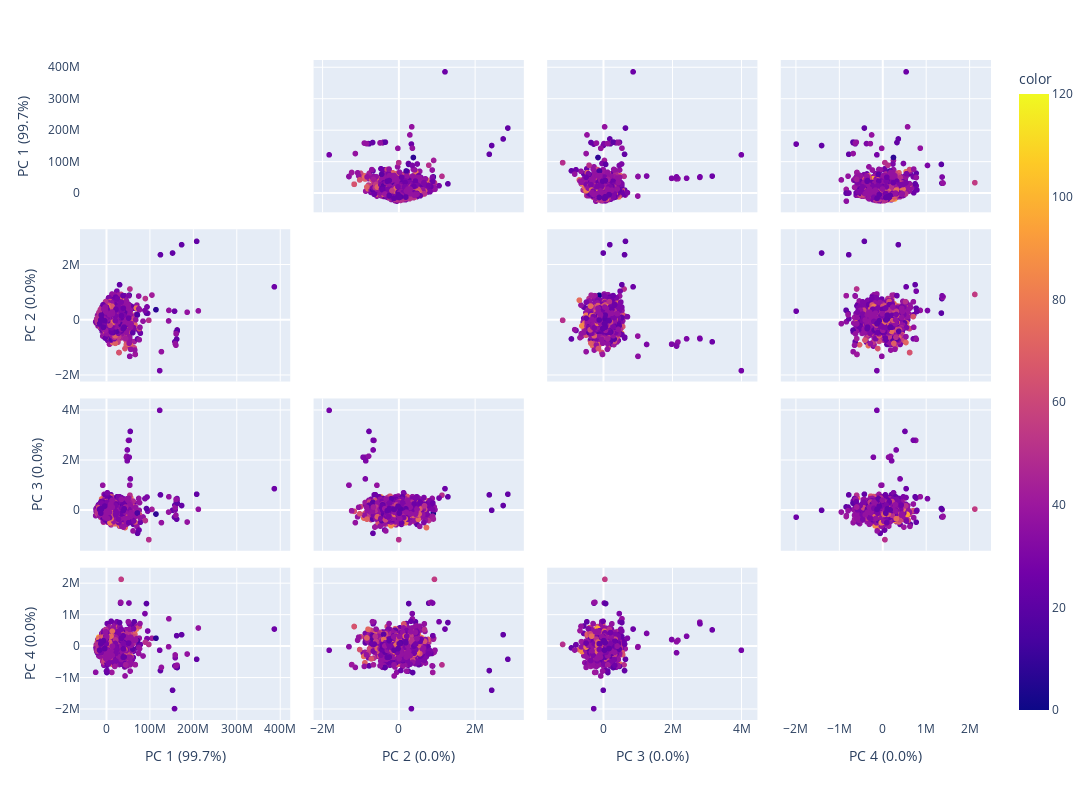

The cell this chart's notebook holds for it:
### Code cell
labels = {
    str(i): f"PC {i+1} ({var:.1f}%)"
    for i, var in enumerate(pca.explained_variance_ratio_ * 100)
}

fig = px.scatter_matrix(
    pca_data,
    labels=labels,
    dimensions=range(4),
    color=expanded_data["TEMPERATURE OPTIMUM"]
)
fig.update_traces(diagonal_visible=False)

fig.update_layout(
                  dragmode='select',
                  width=1500,
                  height=800,
                  hovermode='closest')
fig.show()

### Figure 1 — Plotly figure (JSON) as saved in the notebook; plotly's stock layout.template omitted (floating-point values rounded to 4 significant figures; data arrays with more than 128 entries replaced by an {"elided": "..."} marker saying what was removed)
{"data": [{"diagonal": {"visible": false}, "dimensions": [{"axis": {"matches": true}, "label": "PC 1 (99.7%)", "values": {"elided": "9502 float values"}}, {"axis": {"matches": true}, "label": "PC 2 (0.0%)", "values": {"elided": "9502 float values"}}, {"axis": {"matches": true}, "label": "PC 3 (0.0%)", "values": {"elided": "9502 float values"}}, {"axis": {"matches": true}, "label": "PC 4 (0.0%)", "values": {"elided": "9502 float values"}}], "hovertemplate": "%{xaxis.title.text}=%{x}<br>%{yaxis.title.text}=%{y}<br>color=%{marker.color}<extra></extra>", "legendgroup": "", "marker": {"color": {"elided": "9502 float values"}, "coloraxis": "coloraxis", "symbol": "circle"}, "name": "", "showlegend": false, "type": "splom"}], "layout": {"coloraxis": {"colorbar": {"title": {"text": "color"}}, "colorscale": [[0, "#0d0887"], [0.1111, "#46039f"], [0.2222, "#7201a8"], [0.3333, "#9c179e"], [0.4444, "#bd3786"], [0.5556, "#d8576b"], [0.6667, "#ed7953"], [0.7778, "#fb9f3a"], [0.8889, "#fdca26"], [1, "#f0f921"]]}, "dragmode": "select", "height": 800, "hovermode": "closest", "legend": {"tracegroupgap": 0}, "margin": {"t": 60}, "width": 1500}}
